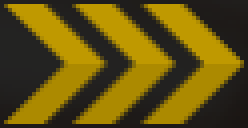
#> input picture eve3.bmp, 62 x 32 px (shown 4 times larger); the run also reads 3 pictures not shown here
$ python Template_matching.py
#> lines starting #> are read from the running program, lines starting #| are printed output that depends on the picture; pictures that were not available may be replaced by others from this repository, and a replacement may not be noted
import cv2
import numpy as np
from PIL import ImageGrab

import pyautogui
import time

__DEBUG = False

# [26 lines left out: function template_maching, not called in this run]

def template_maching_screen(template, threshold = 0.85, mach_method = cv2.TM_CCOEFF_NORMED):
    # 截取屏幕
    im = ImageGrab.grab()
    img_rgb = cv2.cvtColor(np.asarray(im), cv2.COLOR_RGB2BGR)
    return template_maching(template,img_rgb,threshold,mach_method)


# [23 lines left out: functions leave_station, find_pic_movto, not called in this run]
        #print("click")

def find_pic_click(find_click_pic,x_offset,y_offest,button = "lift"):
    x, y, val = template_maching_screen(find_click_pic)
    if (x != -1):
        #print("离站检测到了 检测到了！")
        pyautogui.moveTo(x + x_offset, y + y_offest, duration=2)  # 基本移动
        pyautogui.click(button = button)
        #pyautogui.click()
        time.sleep(2)
        return 0
    else:
        return -1

if __name__ == "__main__":
    kjz = "kjz.jpg"
    leave_station_pic_path = "eve3.bmp"
    Asteroid_belt_pic_path = "Asteroid belt.bmp"
    wrap_to_0_pic_path = "wrap_to_0.bmp"
    saomiao = "saomiao.jpg"
    Asteroid_belt_overview_pic_path = "Asteroid_belt_overview.bmp"
    leave_station_pic = cv2.imread(leave_station_pic_path,0)
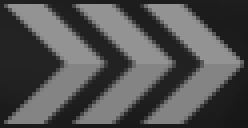
#> leave_station_pic: shape (32, 62) (shown 4 times larger); min 22, max 147, mean 80.8
    saomiao_pic= cv2.imread(saomiao,0)
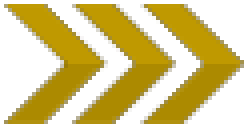
#> input picture eve2.bmp, 62 x 32 px, given in place of saomiao.jpg, which was not available (shown 4 times larger)
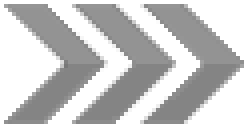
#> saomiao_pic: shape (32, 62) (shown 4 times larger); min 119, max 255, mean 199.1
    Asteroid_belt_pic = cv2.imread(Asteroid_belt_pic_path,0)
    wrap_to_0_pic = cv2.imread(wrap_to_0_pic_path,0)
    Asteroid_belt_overview_pic = cv2.imread(Asteroid_belt_overview_pic_path,0)

    while(1):
#> (the run stopped early here; a loop or call above may not have finished)
